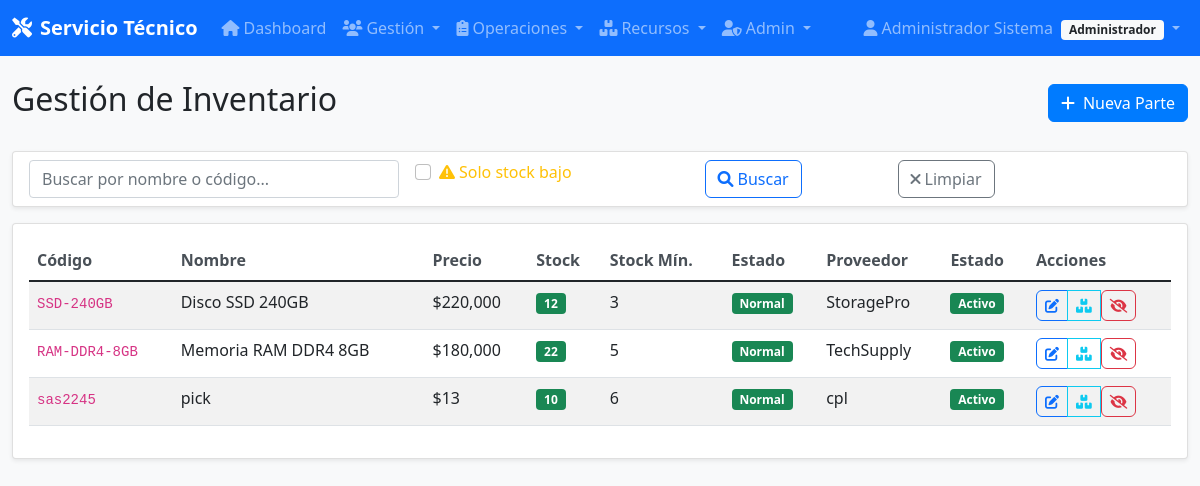
Page /partes/ (signed in) on the committed database.
### app/models/models.py (models this page shows, shortened)
class Usuario(UserMixin, db.Model):
    __tablename__ = 'usuarios'
    id = db.Column(db.Integer, primary_key=True)
    nombre = db.Column(db.String(100), nullable=False)
    email = db.Column(db.String(120), unique=True, nullable=False, index=True)
    password_hash = db.Column(db.String(255), nullable=False)
    telefono = db.Column(db.String(20))
    rol = db.Column(db.String(20), nullable=False, default='usuario')
    fecha_creacion = db.Column(db.DateTime, default=datetime.utcnow)
    def is_admin(self):
        return self.rol == 'administrador'

class Parte(db.Model):
    __tablename__ = 'partes'
    id = db.Column(db.Integer, primary_key=True)
    nombre = db.Column(db.String(100), nullable=False)
    codigo = db.Column(db.String(50), unique=True, nullable=False)
    descripcion = db.Column(db.Text)
    precio = db.Column(db.Float, nullable=False)
    stock = db.Column(db.Integer, default=0)
    stock_minimo = db.Column(db.Integer, default=5)
    proveedor = db.Column(db.String(100))
    activo = db.Column(db.Boolean, default=True)
    pedidos = db.relationship('PedidoPieza', backref='parte', lazy=True)
    @property
    def stock_bajo(self):
        return self.stock <= self.stock_minimo

### app/controllers/partes.py (the view)
@partes_bp.route('/')
@login_required
def list():
    page = request.args.get('page', 1, type=int)
    search = request.args.get('search', '')
    stock_bajo = request.args.get('stock_bajo', False, type=bool)
    query = Parte.query.filter(Parte.activo == True)
    if search:
        query = query.filter(db.or_(
            Parte.nombre.contains(search),
            Parte.codigo.contains(search)
        ))
    if stock_bajo:
        query = query.filter(Parte.stock <= Parte.stock_minimo)
    partes = query.order_by(Parte.nombre).paginate(
        page=page, per_page=10, error_out=False)
    stock_bajo_count = Parte.query.filter(
        Parte.stock <= Parte.stock_minimo,
        Parte.activo == True
    ).count()
    return render_template('partes/list.html',
                           partes=partes,
                           search=search,
                           stock_bajo_filtro=stock_bajo,
                           stock_bajo_count=stock_bajo_count)

### app/templates/partes/list.html (shortened to what this page needs)
{% extends "base.html" %}
{% block content %}
<div class="d-flex justify-content-between align-items-center mb-4">
    <h2>Gestión de Inventario</h2>
    {% if current_user.is_admin() %}
    <a href="{{ url_for('partes.create') }}" class="btn btn-primary">
        <i class="fas fa-plus me-2"></i>Nueva Parte
    </a>
    {% endif %}
</div>
<div class="card mb-3">
    <div class="card-body py-2">
        <form method="GET" class="row g-3">
            <div class="col-md-4">
                <input type="text" class="form-control" name="search"
                       placeholder="Buscar por nombre o código..." value="{{ search }}">
            </div>
            <div class="col-md-3">
                <div class="form-check">
                    <input class="form-check-input" type="checkbox" name="stock_bajo" value="true"
                           {{ 'checked' if stock_bajo_filtro else '' }} id="stockBajo">
                    <label class="form-check-label text-warning" for="stockBajo">
                        <i class="fas fa-exclamation-triangle me-1"></i>Solo stock bajo
                    </label>
                </div>
            </div>
            <div class="col-md-2">
                <button type="submit" class="btn btn-outline-primary">
                    <i class="fas fa-search me-1"></i>Buscar
                </button>
            </div>
            <div class="col-md-2">
                <a href="{{ url_for('partes.list') }}" class="btn btn-outline-secondary">
                    <i class="fas fa-times me-1"></i>Limpiar
                </a>
            </div>
        </form>
    </div>
</div>
<div class="card">
    <div class="card-body">
        {% if partes.items %}
        <div class="table-responsive">
            <table class="table table-striped">
                <thead>
                    <tr>
                        <th>Código</th>
                        <th>Nombre</th>
                        <th>Precio</th>
                        <th>Stock</th>
                        <th>Stock Mín.</th>
                        <th>Estado</th>
                        <th>Proveedor</th>
                        <th>Estado</th>
                        <th>Acciones</th>
                    </tr>
                </thead>
                <tbody>
                    {% for parte in partes.items %}
                    <tr class="{{ 'table-warning' if parte.stock_bajo else '' }}">
                        <td><code>{{ parte.codigo }}</code></td>
                        <td>{{ parte.nombre }}</td>
                        <td>${{ "{:,.0f}".format(parte.precio) }}</td>
                        <td>
                            <span class="badge bg-{{ 'danger' if parte.stock == 0 else 'warning' if parte.stock_bajo else 'success' }}">
                                {{ parte.stock }}
                            </span>
                        </td>
                        <td>{{ parte.stock_minimo }}</td>
                        <td>
                            {% if parte.stock == 0 %}
                            <span class="badge bg-danger">Sin stock</span>
                            {% elif parte.stock_bajo %}
                            <span class="badge bg-warning">Stock bajo</span>
                            {% else %}
                            <span class="badge bg-success">Normal</span>
                            {% endif %}
                        </td>
                        <td>{{ parte.proveedor or '-' }}</td>
                        <td>
                            {% if parte.activo %}
                                <span class="badge bg-success">Activo</span>
                            {% else %}
                                <span class="badge bg-secondary">Inactivo</span>
                            {% endif %}
                        </td>
                        <td>
                            <div class="btn-group" role="group">
                                {% if current_user.is_admin() %}
                                <a href="{{ url_for('partes.edit', id=parte.id) }}"
                                   class="btn btn-sm btn-outline-primary" title="Editar">
                                    <i class="fas fa-edit"></i>
                                </a>
                                <a href="{{ url_for('partes.ajustar_stock', id=parte.id) }}"
                                   class="btn btn-sm btn-outline-info" title="Ajustar Stock">
                                    <i class="fas fa-boxes"></i>
                                </a>
                                <form method="POST" action="{{ url_for('partes.delete', id=parte.id) }}" class="d-inline">
                                    <button type="submit"
                                            class="btn btn-sm btn-outline-danger"
                                            title="Eliminar"
                                            onclick="return confirm('¿Está seguro de {% if parte.pedidos %}marcar como inactiva{% else %}eliminar{% endif %} esta parte?{% if parte.pedidos %} Esta acción no se puede deshacer.{% endif %}')">
                                        <i class="fas {% if parte.pedidos %}fa-eye-slash{% else %}fa-trash{% endif %}"></i>
                                    </button>
                                </form>
                                {% endif %}
                            </div>
                        </td>
                    </tr>
                    {% endfor %}
                </tbody>
            </table>
        </div>
        {% else %}
        <div class="text-center py-5">
            <i class="fas fa-boxes fa-3x text-muted mb-3"></i>
            <h5 class="text-muted">No hay partes en el inventario</h5>
        </div>
        {% endif %}
    </div>
</div>
{% endblock %}

### app/templates/base.html (shortened to what this page needs)
<!DOCTYPE html>
<html lang="es">
<head>
    <link href="https://cdn.jsdelivr.net/npm/bootstrap@5.1.3/dist/css/bootstrap.min.css" rel="stylesheet">
    <link href="https://cdnjs.cloudflare.com/ajax/libs/font-awesome/6.0.0/css/all.min.css" rel="stylesheet">
    <link href="{{ url_for('static', filename='css/style.css') }}" rel="stylesheet">
</head>
<body>
    {% if current_user.is_authenticated %}
    <nav class="navbar navbar-expand-lg navbar-dark bg-primary">
        <div class="container-fluid">
            <a class="navbar-brand" href="{{ url_for('main.index') }}">
                <i class="fas fa-tools me-2"></i>Servicio Técnico
            </a>
            <div class="collapse navbar-collapse" id="navbarNav">
                <ul class="navbar-nav me-auto">
                    <li class="nav-item">
                        <a class="nav-link" href="{{ url_for('main.index') }}">
                            <i class="fas fa-home me-1"></i>Dashboard
                        </a>
                    </li>
                    {% if current_user.is_admin() %}
                    <li class="nav-item dropdown">
                        <a class="nav-link dropdown-toggle" href="#" role="button" data-bs-toggle="dropdown">
                            <i class="fas fa-users me-1"></i>Gestión
                        </a>
                    </li>
                    <li class="nav-item dropdown">
                        <a class="nav-link dropdown-toggle" href="#" role="button" data-bs-toggle="dropdown">
                            <i class="fas fa-clipboard-list me-1"></i>Operaciones
                        </a>
                    </li>
                    <li class="nav-item dropdown">
                        <a class="nav-link dropdown-toggle" href="#" role="button" data-bs-toggle="dropdown">
                            <i class="fas fa-boxes me-1"></i>Recursos
                        </a>
                    </li>
                    <li class="nav-item dropdown">
                        <a class="nav-link dropdown-toggle" href="#" role="button" data-bs-toggle="dropdown">
                            <i class="fas fa-user-shield me-1"></i>Admin
                        </a>
                    </li>
                    {% endif %}
                </ul>
                <ul class="navbar-nav">
                    <li class="nav-item dropdown">
                        <a class="nav-link dropdown-toggle" href="#" role="button" data-bs-toggle="dropdown">
                            <i class="fas fa-user me-1"></i>{{ current_user.nombre }}
                            <span class="badge bg-light text-dark ms-1">{{ current_user.rol.title() }}</span>
                        </a>
                    </li>
                </ul>
            </div>
        </div>
    </nav>
    {% endif %}
    <main class="container-fluid mt-4">
        {% block content %}{% endblock %}
    </main>
</body>
</html>

### app/static/css/style.css (style rules this page uses)
body { background-color: #f8f9fa; font-family: "Segoe UI", Tahoma, Geneva, Verdana, sans-serif; }
.navbar-brand { font-weight: bold; }
.card { box-shadow: 0 0.125rem 0.25rem rgba(0, 0, 0, 0.075); border: 1px solid rgba(0, 0, 0, 0.125); }
.btn { border-radius: 0.375rem; }
.table { background-color: white; }
.table th { border-top: none; font-weight: 600; color: #495057; }
.badge { font-size: 0.75em; }
.btn-primary { background-color: #007bff; border-color: #007bff; }
.card, .btn, .form-control { transition: all 0.2s ease-in-out; }

### rows in the picture
Usuario: nombre "Administrador Sistema", rol "Administrador"
Parte: codigo "SSD-240GB", nombre "Disco SSD 240GB", precio "220,000", stock "12", stock_minimo "3", shows "Normal", proveedor "StoragePro", activo "Activo"
Parte: codigo "RAM-DDR4-8GB", nombre "Memoria RAM DDR4 8GB", precio "180,000", stock "22", stock_minimo "5", shows "Normal", proveedor "TechSupply", activo "Activo"
Parte: codigo "sas2245", nombre "pick", precio "13", stock "10", stock_minimo "6", shows "Normal", proveedor "cpl", activo "Activo"
